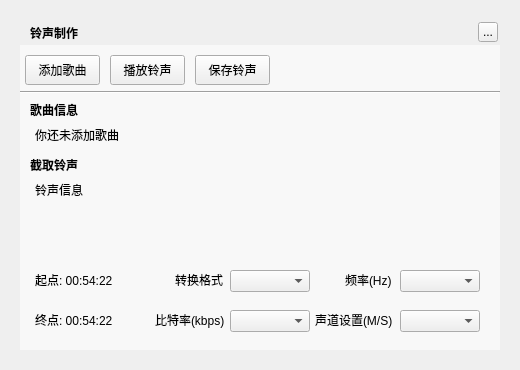
<?xml version="1.0" encoding="UTF-8"?>
<ui version="4.0">
 <class>MusicSongRingtoneMaker</class>
 <widget class="QWidget" name="MusicSongRingtoneMaker">
  <property name="geometry">
   <rect>
    <x>0</x>
    <y>0</y>
    <width>520</width>
    <height>370</height>
   </rect>
  </property>
  <property name="windowTitle">
   <string>音色变音</string>
  </property>
  <widget class="QLabel" name="background">
   <property name="geometry">
    <rect>
     <x>20</x>
     <y>20</y>
     <width>480</width>
     <height>330</height>
    </rect>
   </property>
   <property name="text">
    <string/>
   </property>
  </widget>
  <widget class="QLabel" name="topTitleName">
   <property name="geometry">
    <rect>
     <x>30</x>
     <y>20</y>
     <width>100</width>
     <height>25</height>
    </rect>
   </property>
   <property name="styleSheet">
    <string notr="true">color:&quot;#FFFFFF&quot;;font-weight:bold</string>
   </property>
   <property name="text">
    <string>铃声制作</string>
   </property>
  </widget>
  <widget class="QToolButton" name="topTitleCloseButton">
   <property name="geometry">
    <rect>
     <x>478</x>
     <y>22</y>
     <width>20</width>
     <height>20</height>
    </rect>
   </property>
   <property name="text">
    <string>...</string>
   </property>
  </widget>
  <widget class="QWidget" name="backgroundMask" native="true">
   <property name="geometry">
    <rect>
     <x>20</x>
     <y>45</y>
     <width>480</width>
     <height>305</height>
    </rect>
   </property>
   <property name="styleSheet">
    <string notr="true">background:rgba(255,255,255,150);</string>
   </property>
  </widget>
  <widget class="Line" name="line">
   <property name="geometry">
    <rect>
     <x>20</x>
     <y>90</y>
     <width>480</width>
     <height>5</height>
    </rect>
   </property>
   <property name="orientation">
    <enum>Qt::Horizontal</enum>
   </property>
  </widget>
  <widget class="QPushButton" name="addSongButton">
   <property name="geometry">
    <rect>
     <x>25</x>
     <y>55</y>
     <width>75</width>
     <height>30</height>
    </rect>
   </property>
   <property name="text">
    <string>添加歌曲</string>
   </property>
  </widget>
  <widget class="QPushButton" name="playSongButton">
   <property name="geometry">
    <rect>
     <x>110</x>
     <y>55</y>
     <width>75</width>
     <height>30</height>
    </rect>
   </property>
   <property name="text">
    <string>播放铃声</string>
   </property>
  </widget>
  <widget class="QPushButton" name="saveSongButton">
   <property name="geometry">
    <rect>
     <x>195</x>
     <y>55</y>
     <width>75</width>
     <height>30</height>
    </rect>
   </property>
   <property name="text">
    <string>保存铃声</string>
   </property>
  </widget>
  <widget class="QLabel" name="songLabel">
   <property name="geometry">
    <rect>
     <x>30</x>
     <y>100</y>
     <width>200</width>
     <height>20</height>
    </rect>
   </property>
   <property name="styleSheet">
    <string notr="true">font-weight:bold</string>
   </property>
   <property name="text">
    <string>歌曲信息</string>
   </property>
  </widget>
  <widget class="QLabel" name="songLabelValue">
   <property name="geometry">
    <rect>
     <x>35</x>
     <y>125</y>
     <width>450</width>
     <height>20</height>
    </rect>
   </property>
   <property name="text">
    <string>你还未添加歌曲</string>
   </property>
  </widget>
  <widget class="QLabel" name="ringLabel">
   <property name="geometry">
    <rect>
     <x>30</x>
     <y>155</y>
     <width>200</width>
     <height>20</height>
    </rect>
   </property>
   <property name="styleSheet">
    <string notr="true">font-weight:bold</string>
   </property>
   <property name="text">
    <string>截取铃声</string>
   </property>
  </widget>
  <widget class="QLabel" name="ringLabelValue">
   <property name="geometry">
    <rect>
     <x>35</x>
     <y>180</y>
     <width>450</width>
     <height>20</height>
    </rect>
   </property>
   <property name="text">
    <string>铃声信息</string>
   </property>
  </widget>
  <widget class="QLabel" name="startTimeLabel">
   <property name="geometry">
    <rect>
     <x>35</x>
     <y>270</y>
     <width>100</width>
     <height>20</height>
    </rect>
   </property>
   <property name="text">
    <string>起点: 00:54:22</string>
   </property>
  </widget>
  <widget class="QLabel" name="stopTimeLabel">
   <property name="geometry">
    <rect>
     <x>35</x>
     <y>310</y>
     <width>100</width>
     <height>20</height>
    </rect>
   </property>
   <property name="text">
    <string>终点: 00:54:22</string>
   </property>
  </widget>
  <widget class="QLabel" name="label_7">
   <property name="geometry">
    <rect>
     <x>155</x>
     <y>310</y>
     <width>75</width>
     <height>20</height>
    </rect>
   </property>
   <property name="text">
    <string>比特率(kbps)</string>
   </property>
  </widget>
  <widget class="QComboBox" name="msCombo">
   <property name="geometry">
    <rect>
     <x>400</x>
     <y>310</y>
     <width>80</width>
     <height>22</height>
    </rect>
   </property>
  </widget>
  <widget class="QComboBox" name="kbpsCombo">
   <property name="geometry">
    <rect>
     <x>230</x>
     <y>310</y>
     <width>80</width>
     <height>22</height>
    </rect>
   </property>
  </widget>
  <widget class="QLabel" name="label_8">
   <property name="geometry">
    <rect>
     <x>315</x>
     <y>310</y>
     <width>81</width>
     <height>20</height>
    </rect>
   </property>
   <property name="text">
    <string>声道设置(M/S)</string>
   </property>
  </widget>
  <widget class="QComboBox" name="formatCombo">
   <property name="geometry">
    <rect>
     <x>230</x>
     <y>270</y>
     <width>80</width>
     <height>22</height>
    </rect>
   </property>
  </widget>
  <widget class="QLabel" name="label_9">
   <property name="geometry">
    <rect>
     <x>175</x>
     <y>270</y>
     <width>51</width>
     <height>20</height>
    </rect>
   </property>
   <property name="text">
    <string>转换格式</string>
   </property>
  </widget>
  <widget class="QComboBox" name="hzCombo">
   <property name="geometry">
    <rect>
     <x>400</x>
     <y>270</y>
     <width>80</width>
     <height>22</height>
    </rect>
   </property>
  </widget>
  <widget class="QLabel" name="label_10">
   <property name="geometry">
    <rect>
     <x>345</x>
     <y>270</y>
     <width>51</width>
     <height>20</height>
    </rect>
   </property>
   <property name="text">
    <string>频率(Hz)</string>
   </property>
  </widget>
  <widget class="MusicCutSliderWidget" name="widget" native="true">
   <property name="geometry">
    <rect>
     <x>40</x>
     <y>205</y>
     <width>440</width>
     <height>55</height>
    </rect>
   </property>
  </widget>
  <zorder>background</zorder>
  <zorder>backgroundMask</zorder>
  <zorder>topTitleName</zorder>
  <zorder>topTitleCloseButton</zorder>
  <zorder>line</zorder>
  <zorder>addSongButton</zorder>
  <zorder>playSongButton</zorder>
  <zorder>saveSongButton</zorder>
  <zorder>songLabel</zorder>
  <zorder>songLabelValue</zorder>
  <zorder>ringLabel</zorder>
  <zorder>ringLabelValue</zorder>
  <zorder>startTimeLabel</zorder>
  <zorder>stopTimeLabel</zorder>
  <zorder>label_7</zorder>
  <zorder>msCombo</zorder>
  <zorder>kbpsCombo</zorder>
  <zorder>label_8</zorder>
  <zorder>formatCombo</zorder>
  <zorder>label_9</zorder>
  <zorder>hzCombo</zorder>
  <zorder>label_10</zorder>
  <zorder>widget</zorder>
 </widget>
 <customwidgets>
  <customwidget>
   <class>MusicCutSliderWidget</class>
   <extends>QWidget</extends>
   <header>musiccutsliderwidget.h</header>
   <container>1</container>
  </customwidget>
 </customwidgets>
 <resources/>
 <connections/>
</ui>
